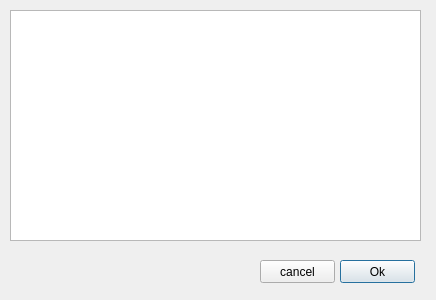
<?xml version="1.0" encoding="UTF-8"?>
<ui version="4.0">
 <class>Dialog</class>
 <widget class="QDialog" name="Dialog">
  <property name="geometry">
   <rect>
    <x>0</x>
    <y>0</y>
    <width>436</width>
    <height>300</height>
   </rect>
  </property>
  <property name="windowTitle">
   <string>Testplans in Workbench</string>
  </property>
  <widget class="QTableView" name="tableView">
   <property name="geometry">
    <rect>
     <x>10</x>
     <y>10</y>
     <width>411</width>
     <height>231</height>
    </rect>
   </property>
  </widget>
  <widget class="QPushButton" name="BtnOk">
   <property name="geometry">
    <rect>
     <x>340</x>
     <y>260</y>
     <width>75</width>
     <height>23</height>
    </rect>
   </property>
   <property name="text">
    <string>Ok</string>
   </property>
  </widget>
  <widget class="QPushButton" name="BtnCancel">
   <property name="geometry">
    <rect>
     <x>260</x>
     <y>260</y>
     <width>75</width>
     <height>23</height>
    </rect>
   </property>
   <property name="text">
    <string>cancel</string>
   </property>
  </widget>
 </widget>
 <resources/>
 <connections/>
</ui>
